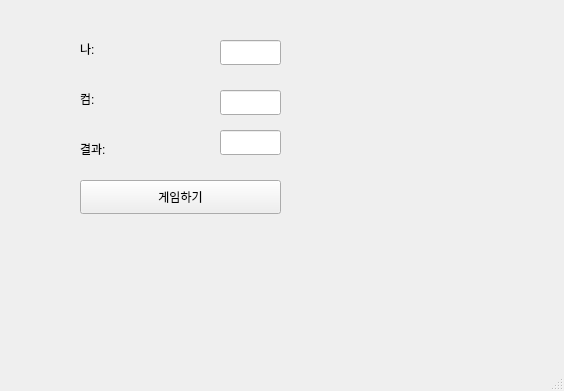
<?xml version="1.0" encoding="UTF-8"?>
<ui version="4.0">
 <class>MainWindow</class>
 <widget class="QMainWindow" name="MainWindow">
  <property name="geometry">
   <rect>
    <x>0</x>
    <y>0</y>
    <width>564</width>
    <height>391</height>
   </rect>
  </property>
  <property name="windowTitle">
   <string>MainWindow</string>
  </property>
  <widget class="QWidget" name="centralwidget">
   <widget class="QLabel" name="lbl_mine">
    <property name="geometry">
     <rect>
      <x>80</x>
      <y>40</y>
      <width>77</width>
      <height>18</height>
     </rect>
    </property>
    <property name="text">
     <string>나:</string>
    </property>
   </widget>
   <widget class="QLabel" name="lbl_com">
    <property name="geometry">
     <rect>
      <x>80</x>
      <y>90</y>
      <width>77</width>
      <height>18</height>
     </rect>
    </property>
    <property name="text">
     <string>컴:</string>
    </property>
   </widget>
   <widget class="QLabel" name="lbl_result">
    <property name="geometry">
     <rect>
      <x>80</x>
      <y>140</y>
      <width>77</width>
      <height>18</height>
     </rect>
    </property>
    <property name="text">
     <string>결과:</string>
    </property>
   </widget>
   <widget class="QLineEdit" name="le_mine">
    <property name="geometry">
     <rect>
      <x>220</x>
      <y>40</y>
      <width>61</width>
      <height>25</height>
     </rect>
    </property>
   </widget>
   <widget class="QLineEdit" name="le_com">
    <property name="geometry">
     <rect>
      <x>220</x>
      <y>90</y>
      <width>61</width>
      <height>25</height>
     </rect>
    </property>
   </widget>
   <widget class="QLineEdit" name="le_result">
    <property name="geometry">
     <rect>
      <x>220</x>
      <y>130</y>
      <width>61</width>
      <height>25</height>
     </rect>
    </property>
   </widget>
   <widget class="QPushButton" name="pb">
    <property name="geometry">
     <rect>
      <x>80</x>
      <y>180</y>
      <width>201</width>
      <height>34</height>
     </rect>
    </property>
    <property name="text">
     <string>게임하기</string>
    </property>
   </widget>
  </widget>
  <widget class="QMenuBar" name="menubar">
   <property name="geometry">
    <rect>
     <x>0</x>
     <y>0</y>
     <width>564</width>
     <height>31</height>
    </rect>
   </property>
  </widget>
  <widget class="QStatusBar" name="statusbar"/>
 </widget>
 <resources/>
 <connections/>
</ui>
